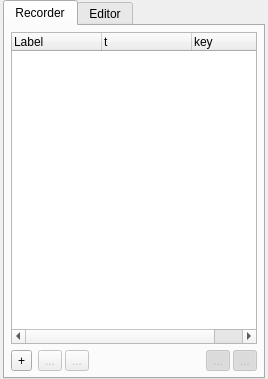
<?xml version="1.0" encoding="UTF-8"?>
<ui version="4.0">
 <class>HistoryRecorderWidget</class>
 <widget class="QWidget" name="HistoryRecorderWidget">
  <property name="geometry">
   <rect>
    <x>0</x>
    <y>0</y>
    <width>268</width>
    <height>379</height>
   </rect>
  </property>
  <property name="windowTitle">
   <string>History Recorder</string>
  </property>
  <layout class="QVBoxLayout" name="verticalLayout">
   <property name="spacing">
    <number>0</number>
   </property>
   <property name="leftMargin">
    <number>3</number>
   </property>
   <property name="topMargin">
    <number>0</number>
   </property>
   <property name="rightMargin">
    <number>3</number>
   </property>
   <property name="bottomMargin">
    <number>0</number>
   </property>
   <item>
    <widget class="QTabWidget" name="tabWidget">
     <property name="enabled">
      <bool>true</bool>
     </property>
     <property name="currentIndex">
      <number>0</number>
     </property>
     <widget class="QWidget" name="recorderTab">
      <attribute name="title">
       <string>Recorder</string>
      </attribute>
      <layout class="QVBoxLayout" name="recorderTabContentLayout">
       <property name="leftMargin">
        <number>6</number>
       </property>
       <property name="topMargin">
        <number>6</number>
       </property>
       <property name="rightMargin">
        <number>6</number>
       </property>
       <property name="bottomMargin">
        <number>6</number>
       </property>
       <item>
        <widget class="QTreeWidget" name="recordingsTable">
         <property name="editTriggers">
          <set>QAbstractItemView::DoubleClicked</set>
         </property>
         <property name="tabKeyNavigation">
          <bool>false</bool>
         </property>
         <property name="showDropIndicator" stdset="0">
          <bool>false</bool>
         </property>
         <property name="dragDropOverwriteMode">
          <bool>false</bool>
         </property>
         <property name="selectionMode">
          <enum>QAbstractItemView::SingleSelection</enum>
         </property>
         <property name="selectionBehavior">
          <enum>QAbstractItemView::SelectRows</enum>
         </property>
         <attribute name="headerDefaultSectionSize">
          <number>90</number>
         </attribute>
         <column>
          <property name="text">
           <string>Label</string>
          </property>
         </column>
         <column>
          <property name="text">
           <string>t</string>
          </property>
         </column>
         <column>
          <property name="text">
           <string>key</string>
          </property>
         </column>
        </widget>
       </item>
       <item>
        <layout class="QHBoxLayout" name="recorderTabButtonsLayout">
         <item>
          <widget class="QToolButton" name="recordButton">
           <property name="toolTip">
            <string>New Recording</string>
           </property>
           <property name="text">
            <string>+</string>
           </property>
           <property name="icon">
            <iconset resource="../icons.qrc">
             <normaloff>:/glmixer/icons/record.png</normaloff>
             <normalon>:/glmixer/icons/recording.png</normalon>:/glmixer/icons/record.png</iconset>
           </property>
           <property name="iconSize">
            <size>
             <width>24</width>
             <height>24</height>
            </size>
           </property>
           <property name="checkable">
            <bool>true</bool>
           </property>
          </widget>
         </item>
         <item>
          <widget class="QFrame" name="playButtonsFrame">
           <property name="enabled">
            <bool>false</bool>
           </property>
           <layout class="QHBoxLayout" name="horizontalLayout">
            <property name="spacing">
             <number>3</number>
            </property>
            <property name="leftMargin">
             <number>0</number>
            </property>
            <property name="topMargin">
             <number>0</number>
            </property>
            <property name="rightMargin">
             <number>0</number>
            </property>
            <property name="bottomMargin">
             <number>0</number>
            </property>
            <item>
             <widget class="QToolButton" name="rewindButton">
              <property name="toolTip">
               <string>Rewind</string>
              </property>
              <property name="text">
               <string>...</string>
              </property>
              <property name="icon">
               <iconset resource="../icons.qrc">
                <normaloff>:/glmixer/icons/media-frame-backward.png</normaloff>:/glmixer/icons/media-frame-backward.png</iconset>
              </property>
              <property name="iconSize">
               <size>
                <width>24</width>
                <height>24</height>
               </size>
              </property>
             </widget>
            </item>
            <item>
             <widget class="QToolButton" name="playButton">
              <property name="toolTip">
               <string>Play</string>
              </property>
              <property name="text">
               <string>...</string>
              </property>
              <property name="icon">
               <iconset resource="../icons.qrc">
                <normaloff>:/glmixer/icons/media-playback-start.png</normaloff>
                <normalon>:/glmixer/icons/media-playback-pause.png</normalon>:/glmixer/icons/media-playback-start.png</iconset>
              </property>
              <property name="iconSize">
               <size>
                <width>24</width>
                <height>24</height>
               </size>
              </property>
              <property name="checkable">
               <bool>true</bool>
              </property>
             </widget>
            </item>
            <item>
             <spacer name="horizontalSpacer">
              <property name="orientation">
               <enum>Qt::Horizontal</enum>
              </property>
              <property name="sizeHint" stdset="0">
               <size>
                <width>40</width>
                <height>20</height>
               </size>
              </property>
             </spacer>
            </item>
            <item>
             <widget class="QToolButton" name="reverseButton">
              <property name="toolTip">
               <string>Bi-directional play</string>
              </property>
              <property name="text">
               <string>...</string>
              </property>
              <property name="icon">
               <iconset resource="../icons.qrc">
                <normaloff>:/glmixer/icons/media-bidirection.png</normaloff>:/glmixer/icons/media-bidirection.png</iconset>
              </property>
              <property name="iconSize">
               <size>
                <width>24</width>
                <height>24</height>
               </size>
              </property>
              <property name="checkable">
               <bool>true</bool>
              </property>
              <property name="checked">
               <bool>true</bool>
              </property>
             </widget>
            </item>
            <item>
             <widget class="QToolButton" name="loopButton">
              <property name="toolTip">
               <string>Loop</string>
              </property>
              <property name="text">
               <string>...</string>
              </property>
              <property name="icon">
               <iconset resource="../icons.qrc">
                <normaloff>:/glmixer/icons/media-repeat.png</normaloff>:/glmixer/icons/media-repeat.png</iconset>
              </property>
              <property name="iconSize">
               <size>
                <width>24</width>
                <height>24</height>
               </size>
              </property>
              <property name="checkable">
               <bool>true</bool>
              </property>
              <property name="checked">
               <bool>true</bool>
              </property>
             </widget>
            </item>
           </layout>
          </widget>
         </item>
        </layout>
       </item>
      </layout>
     </widget>
     <widget class="QWidget" name="editorTab">
      <property name="enabled">
       <bool>false</bool>
      </property>
      <attribute name="title">
       <string>Editor</string>
      </attribute>
      <layout class="QVBoxLayout" name="editorFrameContentLayout">
       <property name="leftMargin">
        <number>6</number>
       </property>
       <property name="topMargin">
        <number>6</number>
       </property>
       <property name="rightMargin">
        <number>6</number>
       </property>
       <property name="bottomMargin">
        <number>6</number>
       </property>
       <item>
        <widget class="QFrame" name="editToolsFrame">
         <property name="sizePolicy">
          <sizepolicy hsizetype="Expanding" vsizetype="Maximum">
           <horstretch>0</horstretch>
           <verstretch>0</verstretch>
          </sizepolicy>
         </property>
         <layout class="QHBoxLayout" name="horizontalLayout_3">
          <property name="leftMargin">
           <number>0</number>
          </property>
          <property name="topMargin">
           <number>0</number>
          </property>
          <property name="rightMargin">
           <number>0</number>
          </property>
          <property name="bottomMargin">
           <number>0</number>
          </property>
          <item>
           <widget class="QToolButton" name="goToBeginButton">
            <property name="text">
             <string>...</string>
            </property>
            <property name="icon">
             <iconset resource="../icons.qrc">
              <normaloff>:/glmixer/icons/media-frame-backward.png</normaloff>:/glmixer/icons/media-frame-backward.png</iconset>
            </property>
            <property name="iconSize">
             <size>
              <width>24</width>
              <height>24</height>
             </size>
            </property>
           </widget>
          </item>
          <item>
           <widget class="QToolButton" name="jumpNextButton">
            <property name="text">
             <string>...</string>
            </property>
            <property name="icon">
             <iconset resource="../icons.qrc">
              <normaloff>:/glmixer/icons/media-frame-forward.png</normaloff>:/glmixer/icons/media-frame-forward.png</iconset>
            </property>
            <property name="iconSize">
             <size>
              <width>24</width>
              <height>24</height>
             </size>
            </property>
           </widget>
          </item>
          <item>
           <spacer name="horizontalSpacer_2">
            <property name="orientation">
             <enum>Qt::Horizontal</enum>
            </property>
            <property name="sizeHint" stdset="0">
             <size>
              <width>109</width>
              <height>20</height>
             </size>
            </property>
           </spacer>
          </item>
          <item>
           <widget class="QToolButton" name="clearButton">
            <property name="text">
             <string>...</string>
            </property>
            <property name="icon">
             <iconset resource="../icons.qrc">
              <normaloff>:/glmixer/icons/clean.png</normaloff>:/glmixer/icons/clean.png</iconset>
            </property>
            <property name="iconSize">
             <size>
              <width>24</width>
              <height>24</height>
             </size>
            </property>
           </widget>
          </item>
         </layout>
        </widget>
       </item>
      </layout>
     </widget>
    </widget>
   </item>
  </layout>
 </widget>
 <resources>
  <include location="../icons.qrc"/>
 </resources>
 <connections>
  <connection>
   <sender>playButton</sender>
   <signal>toggled(bool)</signal>
   <receiver>rewindButton</receiver>
   <slot>setDisabled(bool)</slot>
   <hints>
    <hint type="sourcelabel">
     <x>98</x>
     <y>348</y>
    </hint>
    <hint type="destinationlabel">
     <x>70</x>
     <y>349</y>
    </hint>
   </hints>
  </connection>
 </connections>
</ui>
